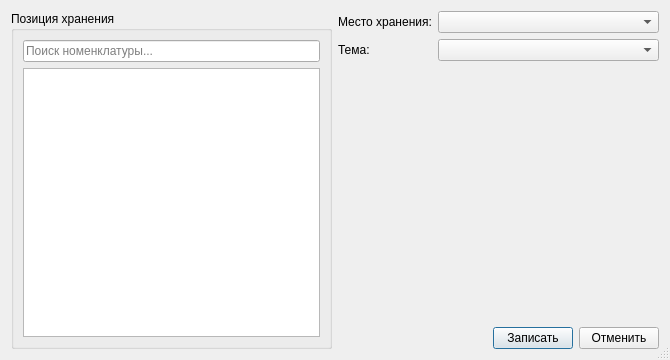
<?xml version="1.0" encoding="UTF-8"?>
<ui version="4.0">
 <class>StockDataDialog</class>
 <widget class="QDialog" name="StockDataDialog">
  <property name="windowModality">
   <enum>Qt::ApplicationModal</enum>
  </property>
  <property name="geometry">
   <rect>
    <x>0</x>
    <y>0</y>
    <width>670</width>
    <height>360</height>
   </rect>
  </property>
  <property name="windowTitle">
   <string>Dialog</string>
  </property>
  <property name="sizeGripEnabled">
   <bool>true</bool>
  </property>
  <property name="modal">
   <bool>true</bool>
  </property>
  <layout class="QVBoxLayout" name="verticalLayout_3">
   <item>
    <layout class="QHBoxLayout" name="horizontalLayout_2">
     <item>
      <widget class="QGroupBox" name="grpProduct">
       <property name="title">
        <string>Позиция хранения</string>
       </property>
       <layout class="QVBoxLayout" name="verticalLayout">
        <item>
         <widget class="QLineEdit" name="editSearchProduct">
          <property name="placeholderText">
           <string>Поиск номенклатуры...</string>
          </property>
         </widget>
        </item>
        <item>
         <widget class="QListView" name="listProduct"/>
        </item>
       </layout>
      </widget>
     </item>
     <item>
      <layout class="QVBoxLayout" name="verticalLayout_2">
       <item>
        <layout class="QFormLayout" name="formLayout">
         <item row="0" column="0">
          <widget class="QLabel" name="lblLocation">
           <property name="text">
            <string>Место хранения:</string>
           </property>
          </widget>
         </item>
         <item row="0" column="1">
          <widget class="QComboBox" name="comboLocation"/>
         </item>
         <item row="1" column="0">
          <widget class="QLabel" name="lblProject">
           <property name="text">
            <string>Тема:</string>
           </property>
          </widget>
         </item>
         <item row="1" column="1">
          <widget class="QComboBox" name="comboProject"/>
         </item>
        </layout>
       </item>
       <item>
        <spacer name="verticalSpacer">
         <property name="orientation">
          <enum>Qt::Vertical</enum>
         </property>
         <property name="sizeHint" stdset="0">
          <size>
           <width>20</width>
           <height>40</height>
          </size>
         </property>
        </spacer>
       </item>
       <item>
        <layout class="QHBoxLayout" name="horizontalLayout">
         <item>
          <spacer name="horizontalSpacer">
           <property name="orientation">
            <enum>Qt::Horizontal</enum>
           </property>
           <property name="sizeHint" stdset="0">
            <size>
             <width>40</width>
             <height>20</height>
            </size>
           </property>
          </spacer>
         </item>
         <item>
          <widget class="QPushButton" name="btnOk">
           <property name="text">
            <string>Записать</string>
           </property>
          </widget>
         </item>
         <item>
          <widget class="QPushButton" name="btnCancel">
           <property name="text">
            <string>Отменить</string>
           </property>
          </widget>
         </item>
        </layout>
       </item>
      </layout>
     </item>
    </layout>
   </item>
  </layout>
 </widget>
 <resources/>
 <connections>
  <connection>
   <sender>btnCancel</sender>
   <signal>clicked()</signal>
   <receiver>StockDataDialog</receiver>
   <slot>reject()</slot>
   <hints>
    <hint type="sourcelabel">
     <x>617</x>
     <y>337</y>
    </hint>
    <hint type="destinationlabel">
     <x>334</x>
     <y>179</y>
    </hint>
   </hints>
  </connection>
 </connections>
</ui>
